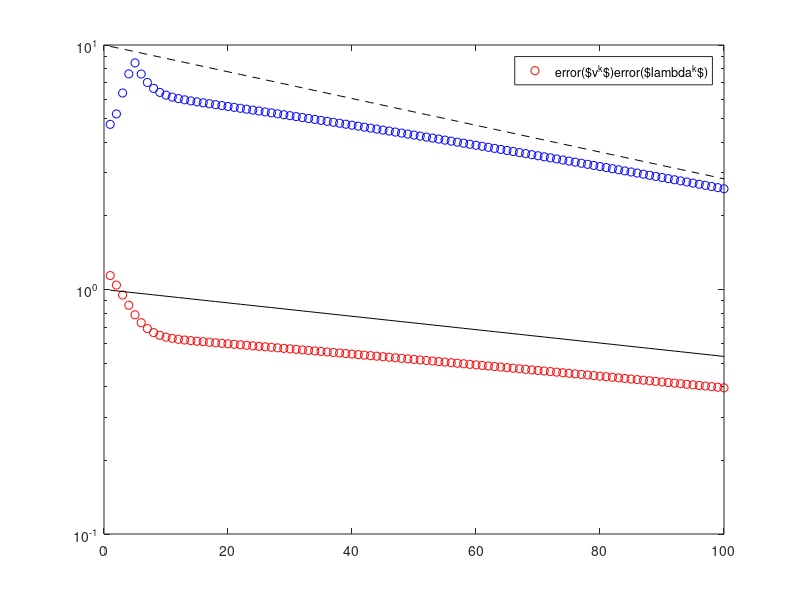

MATLAB code to generate this figure:
n = 10;

temp = randn(n,n);
A = temp+temp';

x_0 = randn(n,1);

%%
[V,Lambda] = eig(A);
[eval_max,max_i] = max(abs(diag(Lambda)));
evec_max = V(:,max_i);

eval_sort = sort(abs(diag(Lambda)));
eval_2ndmax = eval_sort(end-1);

%%
max_iter = 100;
evec_error_save = nan(1,n);
eval_error_save = nan(1,n);

x_iter = x_0;
for i = 1:max_iter
    x_iter = A*x_iter;
    x_iter = x_iter/norm(x_iter);
    evec_error_save(i) = min(norm(evec_max-x_iter),norm(-evec_max-x_iter));

    rlqt = x_iter'*A*x_iter;
    eval_error_save(i) = abs(abs(eval_max)-abs(rlqt));
end

%%
figure(3)
iter_ary = 1:max_iter;
semilogy(iter_ary,evec_error_save,'ro'); hold on
semilogy(iter_ary,eval_error_save,'bo');
semilogy(iter_ary,(eval_2ndmax/eval_max).^iter_ary,'k')
semilogy(iter_ary,(eval_2ndmax/eval_max).^(2*iter_ary)*10,'k--')
legend(["error($v^k$)","error($\lambda^k$)"])

hold off

